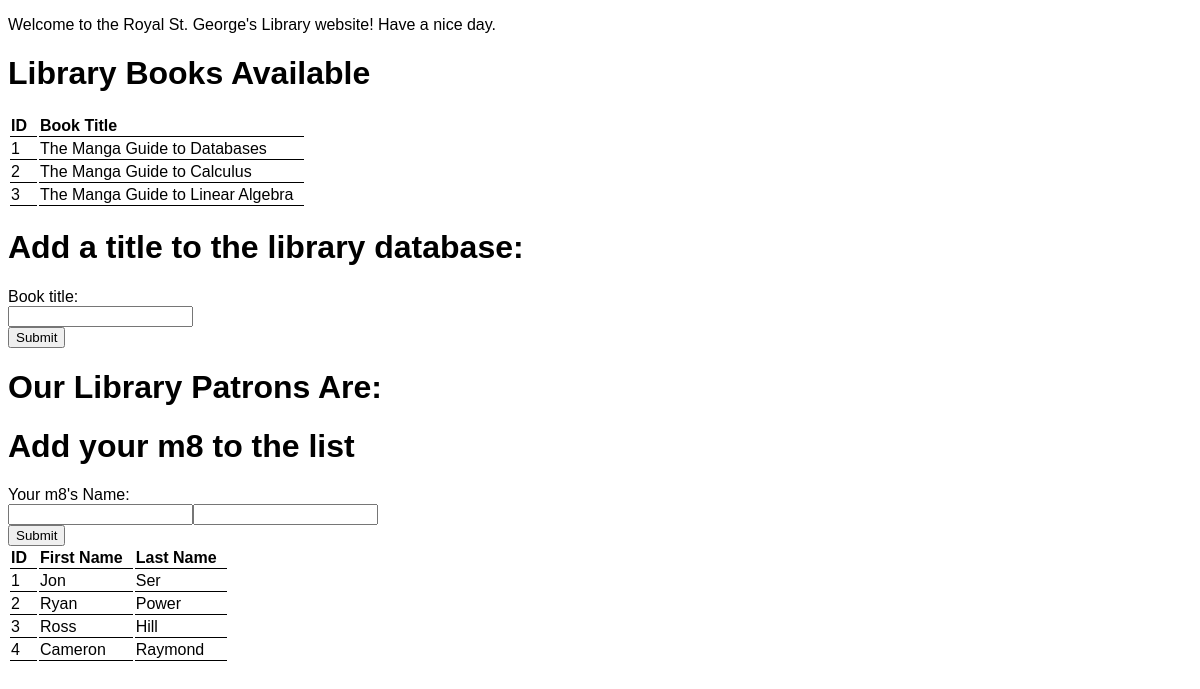
The page / on the database its author committed.
### tables this page shows
CREATE TABLE IF NOT EXISTS `book` (
  `id` INT NOT NULL AUTO_INCREMENT COMMENT '',
  `title` VARCHAR(45) NOT NULL COMMENT '',
  PRIMARY KEY (`id`)  COMMENT '');

CREATE TABLE IF NOT EXISTS `patron` (
  `id` INT NOT NULL AUTO_INCREMENT COMMENT '',
  `firstname` VARCHAR(45) NOT NULL COMMENT '',
  `lastname` VARCHAR(45) NOT NULL COMMENT '',
  PRIMARY KEY (`id`)  COMMENT '');

### index.php (the view, shortened to what this page needs)
<!doctype html>
<html lang="en">
<head>
  <link rel="stylesheet" href="css/styles.css?v=1.0">
</head>
<body>
  <p>Welcome to the Royal St. George's Library website! Have a nice day.</p>
  <h1>Library Books Available</h1>
  <?php
  $host = "127.0.0.1";
  $user = "rsgc_wrana_m";
  $pass = "";
  $db = "library";
  $port = 3306;
  $connection = mysqli_connect($host, $user, $pass, $db, $port) or die(mysql_error());
  $query = "SELECT * FROM book;";
  $result = mysqli_query($connection, $query);
  echo "<table>";
  echo "<tr>";
  echo "<th>";
  echo "ID";
  echo "</th>";
  echo "<th>";
  echo "Book Title";
  echo "</th>";
  echo "</tr>";
  while ($row = mysqli_fetch_assoc($result)) {
      echo "<tr>";
      echo "<td>";
      echo $row['id'];
      echo "</td>";
      echo "<td>";
      echo $row['title'];
      echo "</td>";
      echo "</tr>";
  }
  echo "</table>";
  ?>
  <h1>Add a title to the library database:</h1>
  <form action="addBookHandler.php" method="post">
    Book title:<br>
    <input type="text" name="title" value="">
    <br>
    <input type="submit" value="Submit">
  </form>
  <h1>Our Library Patrons Are:</h1>
  <?php
  $connection = mysqli_connect($host, $user, $pass, $db, $port) or die(mysql_error());
  $query = "SELECT * FROM patron";
  $result = mysqli_query($connection, $query);
  echo "<table>";
  echo "<tr>";
  echo "<th>";
  echo "ID";
  echo "</th>";
  echo "<th>";
  echo "First Name";
  echo "</th>";
  echo "<th>";
  echo "Last Name";
  echo "</th>";
  echo "</tr>";
    while ($row = mysqli_fetch_assoc($result)) {
      echo "<tr>";
      echo "<td>";
      echo $row['id'];
      echo "</td>";
      echo "<td>";
      echo $row['firstname'];
      echo "</td>";
      echo "<td>";
      echo $row['lastname'];
      echo "</td>";
      echo "</tr>";
  }
  ?>
    <h1>Add your m8 to the list</h1>
  <form action="addm8.php" method="post">
    Your m8's Name:<br>
    <input type="text" name="title" value=""><input type="text" name="title" value="">
    <br>
    <input type="submit" value="Submit">
</body>
</html>

### css/styles.css (style rules this page uses)
body { font-family: Helvetica, sans-serif; }
td, th { padding-right: 10px; text-align: left; border-bottom: 1px; border-bottom-style: solid; }

### rows shown on the page
book: id "1", title "The Manga Guide to Databases"
book: id "2", title "The Manga Guide to Calculus"
book: id "3", title "The Manga Guide to Linear Algebra"
patron: id "1", firstname "Jon", lastname "Ser"
patron: id "2", firstname "Ryan", lastname "Power"
patron: id "3", firstname "Ross", lastname "Hill"
patron: id "4", firstname "Cameron", lastname "Raymond"
